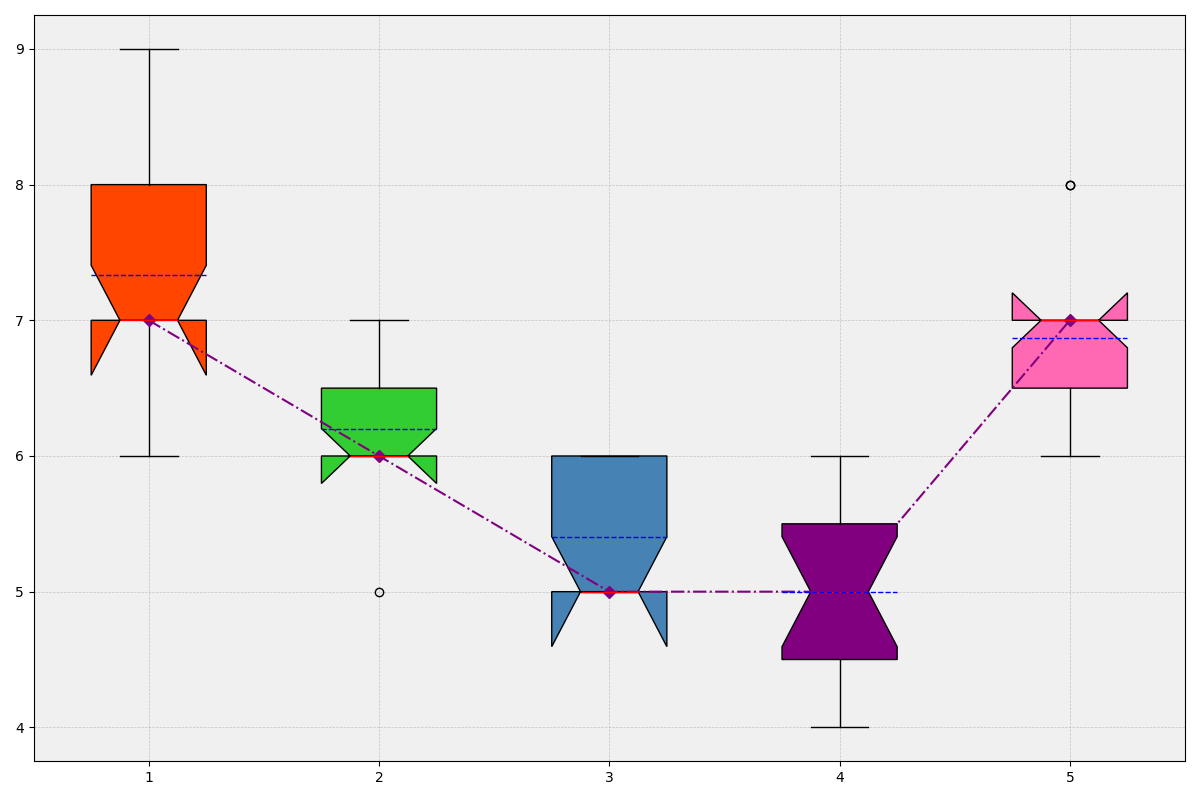

Here is the Python script that generated this plot:
import matplotlib.pyplot as plt
import numpy as np

age_groups = ['18-25', '26-35', '36-45', '46-60', '60+']
happiness_data = [
    [7, 8, 7, 6, 8, 8, 7, 9, 7, 6, 7, 8, 7, 8, 7],
    [6, 7, 6, 6, 7, 7, 6, 6, 6, 7, 6, 6, 5, 6, 6],
    [5, 6, 5, 6, 6, 5, 6, 6, 5, 5, 5, 5, 5, 6, 5],
    [6, 6, 5, 4, 5, 6, 5, 4, 4, 5, 6, 5, 4, 5, 5],
    [7, 6, 7, 6, 7, 7, 7, 6, 6, 7, 8, 7, 8, 7, 7]
]

fig, ax = plt.subplots(figsize=(12, 8))

box = ax.boxplot(happiness_data, vert=True, patch_artist=True, notch=True, meanline=True, showmeans=True)

# New color set
new_colors = ['#FF4500', '#32CD32', '#4682B4', '#800080', '#FF69B4']
for patch, color in zip(box['boxes'], new_colors):
    patch.set_facecolor(color)

plt.setp(box['means'], color='blue')
plt.setp(box['medians'], color='red')

medians = [np.median(group) for group in happiness_data]
ax.plot(range(1, len(age_groups) + 1), medians, color='purple', marker='D', linestyle='-.')

ax.grid(True, linestyle='--', linewidth=0.5, alpha=0.7)
ax.set_axisbelow(True)
ax.set_facecolor('#f0f0f0')

plt.tight_layout()
plt.show()
